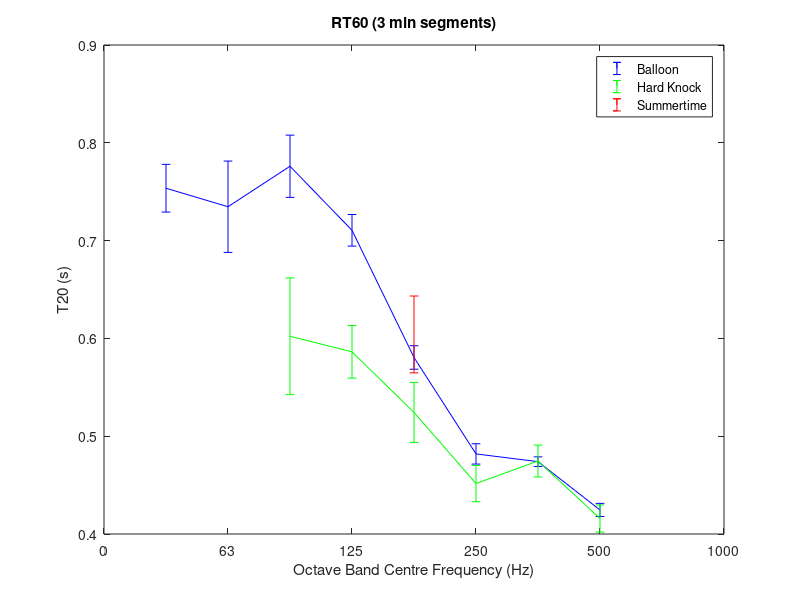
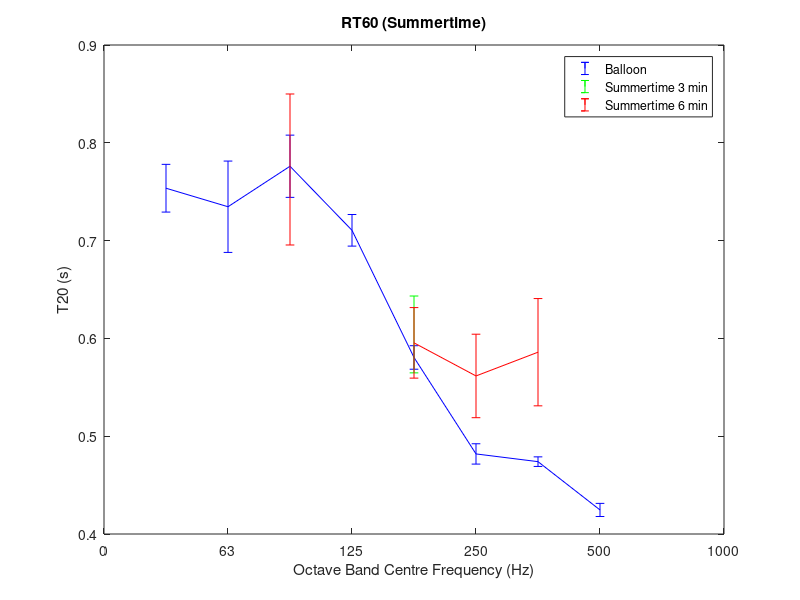
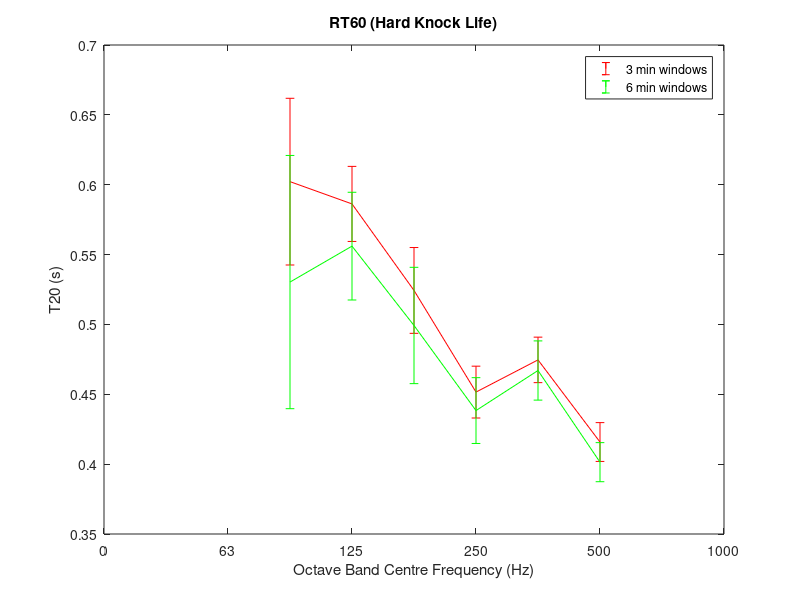
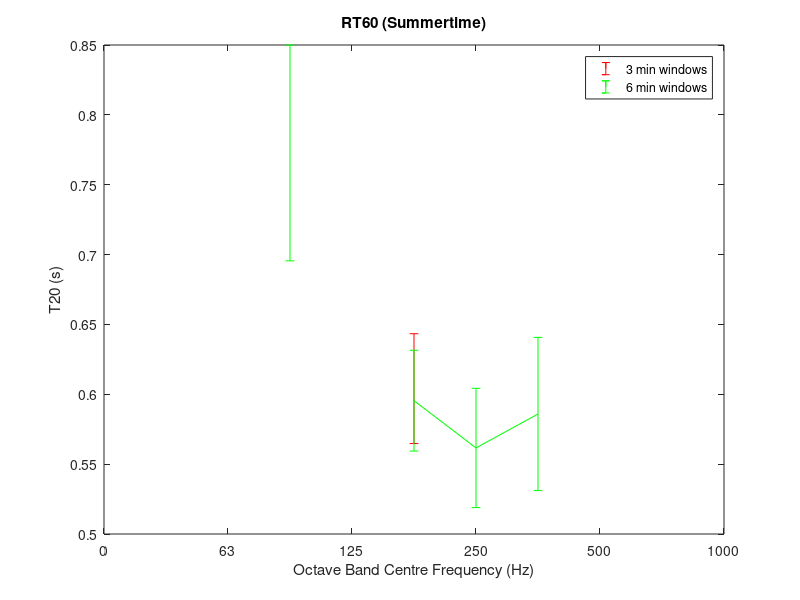

Recreate these plots in MATLAB, in order.
clear all;
close all;
f = [63 125 250 500 1000 2000 4000 8000];
balloon_t20 = [0.753568613 0.734623896 0.77602034 0.710522167 0.580505205 0.481879427 0.473978709 0.424601904];
balloon_se = [0.012449677 0.023828171 0.016232584 0.008242777 0.006130813 0.005302714 0.002502875 0.003423653];
balloon_se = 1.96 .* balloon_se;        % 95% confidence interval

annie_3min = [
    NaN NaN;
    NaN NaN;
    0.602200787421647   0.059657683475808; 
    0.586258560127753   0.026863588783899;
    0.524333576854855   0.030709224064383;
    0.451574396114073   0.018549813064614;
    0.474617692093611   0.016280917449663;
    0.415831872905924   0.013892097493394];

%pos = ((balloon_t20 - balloon_se) + (annie_3min(:,1) + annie_3min(:,2))') ./ 2;
limen = balloon_t20 .* 0.05;

annie_6min = [
    NaN NaN;
    NaN NaN;
    0.530317670266028   0.090622206699213;
    0.556043119782238   0.038550355124205;
    0.499249654333680   0.041629292327950;
    0.438347779669901   0.023550267019663;
    0.467021092805973   0.021191495443792;
    0.401413926971080   0.013984204766845];

summertime_3min = [
    NaN   NaN;
    NaN   NaN;
    NaN   NaN;
    NaN   NaN;
    0.604054706950595   0.039290399280173;
    NaN   NaN;
    NaN   NaN;
    NaN   NaN];

summertime_6min = [
    NaN   NaN;
    NaN   NaN;
    0.772715772798639   0.077197975928000;
    NaN NaN;
    0.595445969950027   0.036062858757722;
    0.561607478598799   0.042684378744356;
    0.585898165055409   0.054842335130246;
    NaN NaN];

both_3min = [
    NaN   NaN;
    NaN   NaN;
    0.652407853922697   0.069154861554943;
    0.565313718404708   0.036734986522291;
    0.521416418657599   0.034278457014846;
    0.465240440843934   0.027952469434685;
    0.472992882572143   0.013631131990024;
    0.406859605575855   0.014443932530305;
];

both_6min = [
    NaN   NaN;
    NaN   NaN;
    0.687674922543754   0.067264309250359;
    0.603325259733473   0.072100732267561;
    0.504938456881736   0.037023829614642;
    0.483208769504158   0.037373552678454;
    0.541266126896288   0.061309042974778;
    NaN NaN;
];

errorbar(balloon_t20, balloon_se,'b');
hold on;
errorbar(annie_3min(:,1), annie_3min(:,2),'g');
errorbar(summertime_3min(:,1), summertime_3min(:,2),'r');
%errorbar(both_3min(:,1), both_3min(:,2),'k');

title('RT60 (3 min segments)');
legend('Balloon', 'Hard Knock', 'Summertime','Both Tracks','Location','Northeast');
ylabel('T20 (s)');
xlabel('Octave Band Centre Frequency (Hz)');
set(gca,'XTickLabel',{'0','63','125','250','500','1000','2000','4000','8000','16000'});

figure(2);
errorbar(balloon_t20, balloon_se,'b');
hold on;
%errorbar(annie_6min(:,1), annie_6min(:,2),'g');
errorbar(summertime_3min(:,1), summertime_3min(:,2),'g');
errorbar(summertime_6min(:,1), summertime_6min(:,2),'r');
%errorbar(both_3min(:,1), both_3min(:,2),'k');

title('RT60 (Summertime)');
legend('Balloon', 'Summertime 3 min', 'Summertime 6 min','Location','Northeast');
ylabel('T20 (s)');
xlabel('Octave Band Centre Frequency (Hz)');
set(gca,'XTickLabel',{'0','63','125','250','500','1000','2000','4000','8000','16000'});

figure(3);
errorbar(annie_3min(:,1), annie_3min(:,2),'r');
hold on;
errorbar(annie_6min(:,1), annie_6min(:,2),'g');
title('RT60 (Hard Knock Life)');
legend('3 min windows', '6 min windows', 'Location','Northeast');
ylabel('T20 (s)');
xlabel('Octave Band Centre Frequency (Hz)');
set(gca,'XTickLabel',{'0','63','125','250','500','1000','2000','4000','8000','16000'});

figure(4);
errorbar(summertime_3min(:,1), summertime_3min(:,2),'r');
hold on;
errorbar(summertime_6min(:,1), summertime_6min(:,2),'g');
title('RT60 (Summertime)');
legend('3 min windows', '6 min windows', 'Location','Northeast');
ylabel('T20 (s)');
xlabel('Octave Band Centre Frequency (Hz)');
set(gca,'XTickLabel',{'0','63','125','250','500','1000','2000','4000','8000','16000'});

figure;
errorbar(balloon_t20, limen,'b');
hold on;
errorbar(annie_3min(:,1), annie_3min(:,2),'g');
title('RT60 of Staccato Singing (3 min segments) showing Difference Limen (DL)');
legend('Balloon w. DL', 'Hard Knock','Location','Northeast');
ylabel('T20 (s)');
xlabel('Octave Band Centre Frequency (Hz)');
set(gca,'XTickLabel',{'0','63','125','250','500','1000','2000','4000','8000','16000'});